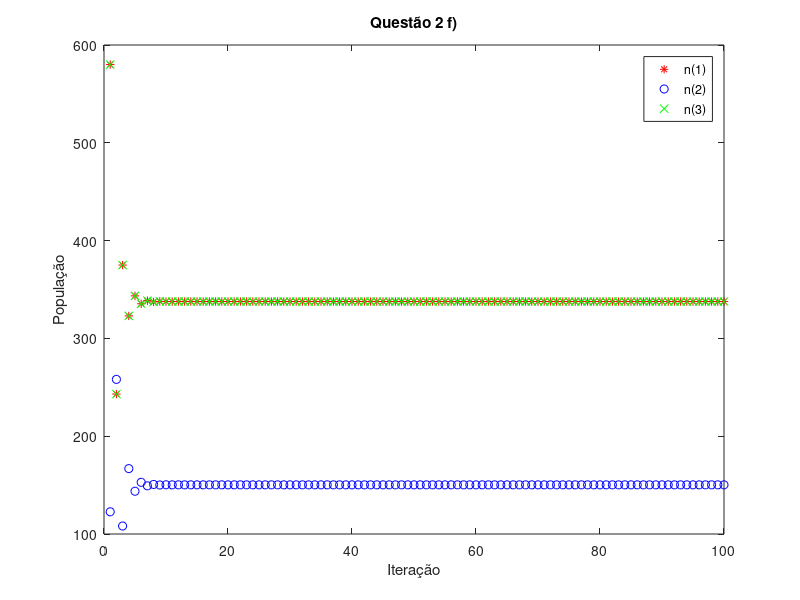

Source code (MATLAB):
% A = [0 0.880 1.86;
%     0.445 0 0;
%     0 0.616 0.61];

% A = [0 0.880 0.80;
% 0.445 0 0;
% 0 0.616 0.61];

% A = [0 0.880 1.86;
% 0.26 0 0;
% 0 0.616 0.61];

% A = [0 0.880 1.86;
% 0.445 0 0;
% 0 0.28 0.61];

% A = [0 0.880 1.86;
% 0.261928 0 0;
% 0 0.616 0.61];

A = [0 0.880 0.86559;
0.445 0 0;
0 0.616 0.61];

n = [580 122.7 156.1];
n = n';
eig(A)

for i = 1:100
    plot(i,n(1),'r*')
    hold on;
    plot(i,n(2),'bo')
    plot(i,n(1),'gx')
    n = A*n;
end
legend('n(1)','n(2)','n(3)')
title('Questão 2 f)')
ylabel('População')
xlabel('Iteração')